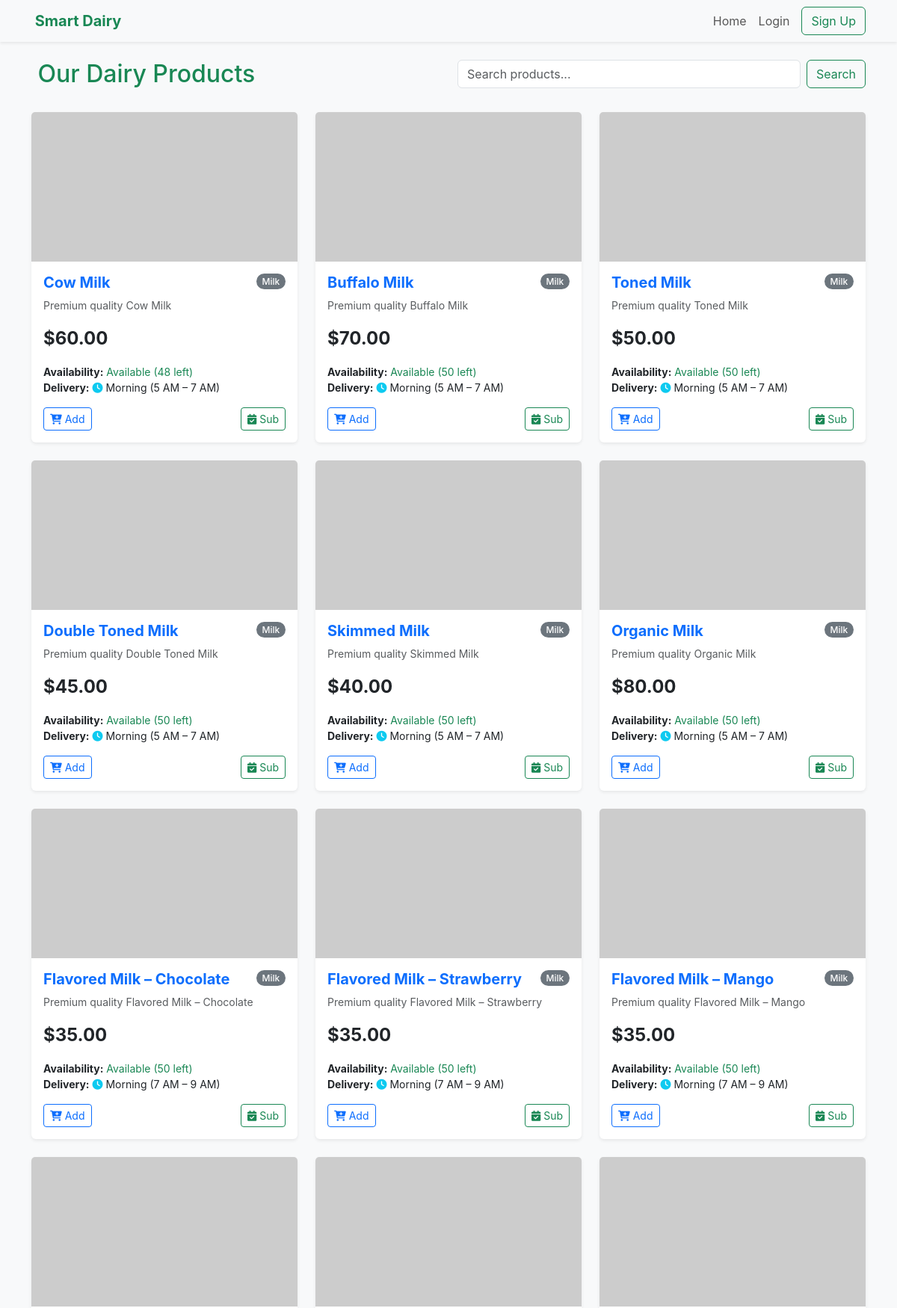
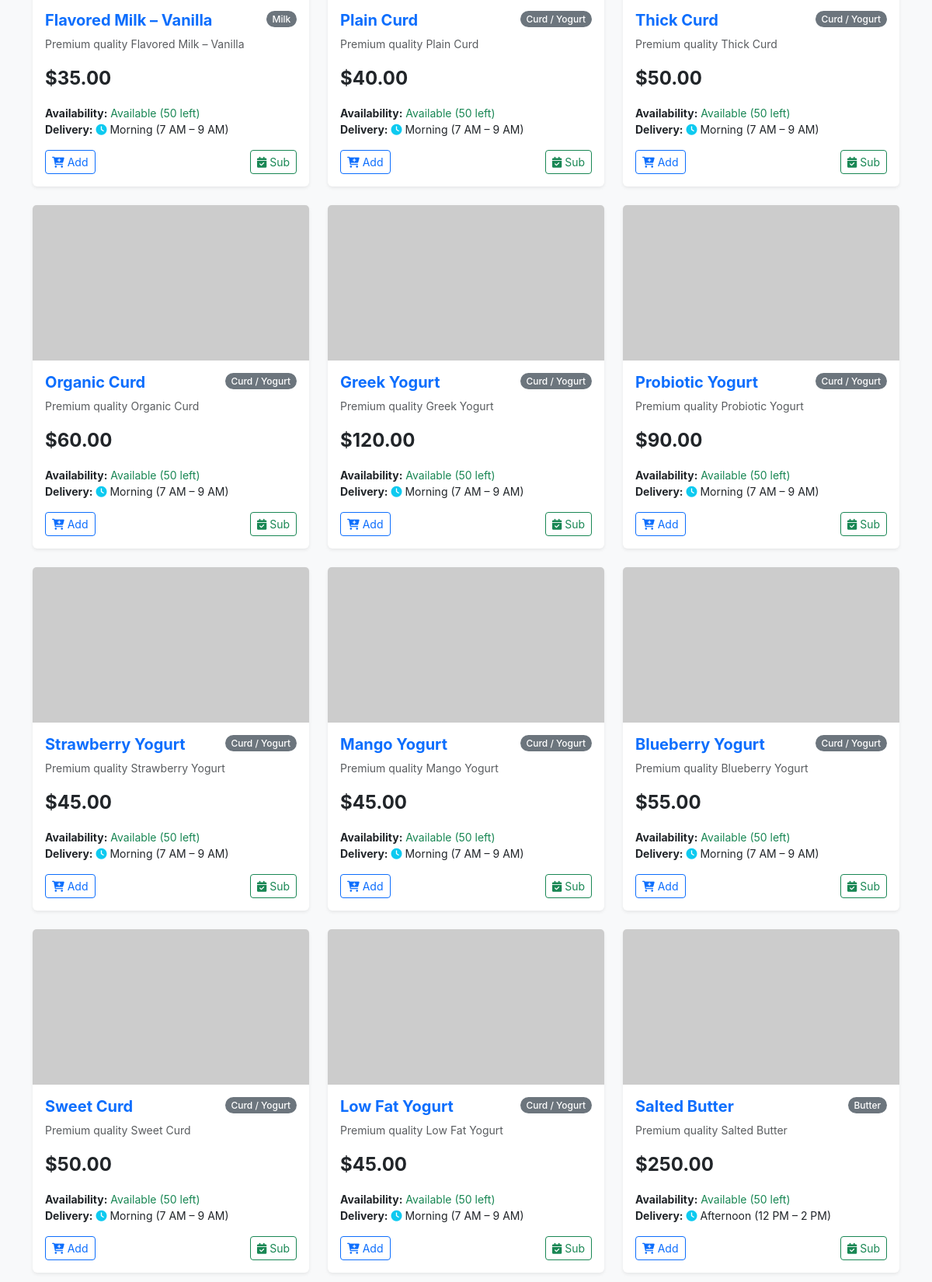
Page /products (upper part) on the committed database (2 pictures, top to bottom).
### tables this page shows
CREATE TABLE Products (
    product_id INTEGER PRIMARY KEY AUTOINCREMENT,
    name TEXT NOT NULL,
    price REAL NOT NULL,
    stock INTEGER NOT NULL DEFAULT 0,
    description TEXT,
    image TEXT,
    category TEXT,
    delivery_slot_id INTEGER,
    availability TEXT DEFAULT 'Available',
    FOREIGN KEY (delivery_slot_id) REFERENCES Delivery_Slots(slot_id)
);

CREATE TABLE Delivery_Slots (
    slot_id INTEGER PRIMARY KEY AUTOINCREMENT,
    start_time TEXT NOT NULL,
    end_time TEXT NOT NULL,
    name TEXT NOT NULL
);

### modules/products.py (the view)
@products_bp.route('/products')
def catalog():
    search = request.args.get('search', '')
    conn = get_db_connection()
    query = '''
        SELECT p.*, d.name as delivery_slot_name, d.start_time, d.end_time
        FROM Products p
        LEFT JOIN Delivery_Slots d ON p.delivery_slot_id = d.slot_id
    '''
    if search:
        query += " WHERE p.name LIKE ? OR p.category LIKE ?"
        products = conn.execute(query, ('%' + search + '%', '%' + search + '%')).fetchall()
    else:
        products = conn.execute(query).fetchall()
    conn.close()
    return render_template('products/catalog.html', products=products, search=search)

### database/db.py (called while the page is built)
def get_db_connection():
    conn = sqlite3.connect(DB_PATH)
    conn.row_factory = sqlite3.Row
    return conn

### templates/products/catalog.html (shortened to what this page needs)
{% extends 'base.html' %}
{% block content %}
<div class="row mb-4">
    <div class="col-md-6">
        <h2 class="text-success"> Our Dairy Products</h2>
    </div>
    <div class="col-md-6">
        <form action="{{ url_for('products_bp.catalog') }}" method="GET" class="d-flex">
            <input type="text" name="search" class="form-control me-2" placeholder="Search products..." value="{{ search }}">
            <button class="btn btn-outline-success" type="submit">Search</button>
        </form>
    </div>
</div>
<div class="row">
    {% for product in products %}
    <div class="col-md-4 mb-4">
        <div class="card h-100 shadow-sm product-card border-0">
            {% if product.image %}
            <img src="{{ product.image }}" class="card-img-top" alt="{{ product.name }}" style="height: 200px; object-fit: cover;">
            {% else %}
            <img src="https://via.placeholder.com/300x200?text={{ product.name }}" class="card-img-top" alt="{{ product.name }}">
            {% endif %}
            <div class="card-body">
                <div class="d-flex justify-content-between align-items-start mb-2">
                    <h5 class="card-title fw-bold text-primary mb-0">{{ product.name }}</h5>
                    <span class="badge bg-secondary rounded-pill">{{ product.category }}</span>
                </div>
                <p class="card-text text-muted small mb-3">{{ product.description }}</p>
                <div class="mb-3">
                    <span class="fs-4 fw-bold">${{ "%.2f"|format(product.price) }}</span>
                </div>
                <ul class="list-unstyled small mb-3">
                    <li><strong>Availability:</strong>
                        {% if product.stock > 0 %}
                            <span class="text-success">{{ product.availability }} ({{ product.stock }} left)</span>
                        {% else %}
                            <span class="text-danger">Out of Stock</span>
                        {% endif %}
                    </li>
                    <li><strong>Delivery:</strong> <i class="fa fa-clock text-info"></i> {{ product.delivery_slot_name }}</li>
                </ul>
                <div class="d-flex justify-content-between align-items-center mt-3">
                    <form action="{{ url_for('orders_bp.add_to_cart') }}" method="POST" class="d-inline">
                        <button type="submit" class="btn btn-sm btn-outline-primary" {% if product.stock <= 0 %}disabled{% endif %}>
                            <i class="fa fa-cart-plus"></i> Add
                        </button>
                    </form>
                    <a href="{{ url_for('subscriptions_bp.subscribe', product_id=product.product_id) }}" class="btn btn-sm btn-outline-success">
                        <i class="fa fa-calendar-check"></i> Sub
                    </a>
                </div>
            </div>
        </div>
    </div>
    {% else %}
    <div class="col-12 text-center py-5">
        <h4 class="text-muted">No products found.</h4>
    </div>
    {% endfor %}
</div>
{% endblock %}

### templates/base.html (shortened to what this page needs)
<!DOCTYPE html>
<html lang="en">
<head>
    <link href="https://cdn.jsdelivr.net/npm/bootstrap@5.3.3/dist/css/bootstrap.min.css" rel="stylesheet">
    <link href="https://cdnjs.cloudflare.com/ajax/libs/font-awesome/6.0.0/css/all.min.css" rel="stylesheet">
    <link rel="stylesheet" href="{{ url_for('static', filename='css/style.css') }}">
</head>
<body>
    <nav class="navbar navbar-expand-lg navbar-light bg-light shadow-sm sticky-top">
        <div class="container">
            <a class="navbar-brand text-success fw-bold" href="{{ url_for('home') }}">
                 Smart Dairy
            </a>
            <div class="collapse navbar-collapse" id="navbarNav">
                <ul class="navbar-nav ms-auto align-items-center">
                    <li class="nav-item"><a class="nav-link" href="{{ url_for('home') }}">Home</a></li>
                    {% if session.get('user_id') %}
                        {% if session.get('role') == 'admin' %}
                        <li class="nav-item"><a class="nav-link text-primary" href="{{ url_for('ml_bp.dashboard') }}"><i class="fa fa-tachometer-alt"></i> Dashboard</a></li>
                        {% endif %}
                        <li class="nav-item"><a class="nav-link" href="{{ url_for('products_bp.catalog') }}">Catalog</a></li>
                        <li class="nav-item"><a class="nav-link" href="{{ url_for('subscriptions_bp.my_subscriptions') }}"><i class="fa fa-retweet"></i> Subscriptions</a></li>
                        <li class="nav-item"><a class="nav-link" href="{{ url_for('orders_bp.order_history') }}"><i class="fa fa-history"></i> Orders</a></li>
                        <li class="nav-item"><a class="nav-link" href="{{ url_for('orders_bp.view_cart') }}"><i class="fa fa-shopping-cart"></i> Cart</a></li>
                        <li class="nav-item"><a class="nav-link" href="{{ url_for('auth_bp.logout') }}">Logout ({{ session.get('name') }})</a></li>
                    {% else %}
                        <li class="nav-item"><a class="nav-link" href="{{ url_for('auth_bp.login') }}">Login</a></li>
                        <li class="nav-item"><a class="btn btn-outline-success ms-2" href="{{ url_for('auth_bp.register') }}">Sign Up</a></li>
                    {% endif %}
                </ul>
            </div>
        </div>
    </nav>
    <div class="container mt-4 min-vh-100">
        {% block content %}{% endblock %}
    </div>
</body>
</html>

### static/css/style.css (style rules this page uses)
body { background-color: #f8f9fa; font-family: 'Inter', 'Segoe UI', Roboto, Helvetica, Arial, sans-serif; }
.card { transition: transform 0.2s ease-in-out, box-shadow 0.2s ease-in-out; }
.badge { font-weight: 500; }

### rows in the picture
Products: name "Cow Milk", category "Milk", description "Premium quality Cow Milk", price "60.00", availability "Available", stock "48", delivery_slot_name "Morning (5 AM – 7 AM)"
Products: name "Buffalo Milk", category "Milk", description "Premium quality Buffalo Milk", price "70.00", availability "Available", stock "50", delivery_slot_name "Morning (5 AM – 7 AM)"
Products: name "Toned Milk", category "Milk", description "Premium quality Toned Milk", price "50.00", availability "Available", stock "50", delivery_slot_name "Morning (5 AM – 7 AM)"
Products: name "Double Toned Milk", category "Milk", description "Premium quality Double Toned Milk", price "45.00", availability "Available", stock "50", delivery_slot_name "Morning (5 AM – 7 AM)"
Products: name "Skimmed Milk", category "Milk", description "Premium quality Skimmed Milk", price "40.00", availability "Available", stock "50", delivery_slot_name "Morning (5 AM – 7 AM)"
Products: name "Organic Milk", category "Milk", description "Premium quality Organic Milk", price "80.00", availability "Available", stock "50", delivery_slot_name "Morning (5 AM – 7 AM)"
Products: name "Flavored Milk – Chocolate", category "Milk", description "Premium quality Flavored Milk – Chocolate", price "35.00", availability "Available", stock "50", delivery_slot_name "Morning (7 AM – 9 AM)"
Products: name "Flavored Milk – Strawberry", category "Milk", description "Premium quality Flavored Milk – Strawberry", price "35.00", availability "Available", stock "50", delivery_slot_name "Morning (7 AM – 9 AM)"
Products: name "Flavored Milk – Mango", category "Milk", description "Premium quality Flavored Milk – Mango", price "35.00", availability "Available", stock "50", delivery_slot_name "Morning (7 AM – 9 AM)"
Products: name "Flavored Milk – Vanilla", category "Milk", description "Premium quality Flavored Milk – Vanilla", price "35.00", availability "Available", stock "50", delivery_slot_name "Morning (7 AM – 9 AM)"
Products: name "Plain Curd", category "Curd / Yogurt", description "Premium quality Plain Curd", price "40.00", availability "Available", stock "50", delivery_slot_name "Morning (7 AM – 9 AM)"
Products: name "Thick Curd", category "Curd / Yogurt", description "Premium quality Thick Curd", price "50.00", availability "Available", stock "50", delivery_slot_name "Morning (7 AM – 9 AM)"
Products: name "Organic Curd", category "Curd / Yogurt", description "Premium quality Organic Curd", price "60.00", availability "Available", stock "50", delivery_slot_name "Morning (7 AM – 9 AM)"
Products: name "Greek Yogurt", category "Curd / Yogurt", description "Premium quality Greek Yogurt", price "120.00", availability "Available", stock "50", delivery_slot_name "Morning (7 AM – 9 AM)"
Products: name "Probiotic Yogurt", category "Curd / Yogurt", description "Premium quality Probiotic Yogurt", price "90.00", availability "Available", stock "50", delivery_slot_name "Morning (7 AM – 9 AM)"
Products: name "Strawberry Yogurt", category "Curd / Yogurt", description "Premium quality Strawberry Yogurt", price "45.00", availability "Available", stock "50", delivery_slot_name "Morning (7 AM – 9 AM)"
Products: name "Mango Yogurt", category "Curd / Yogurt", description "Premium quality Mango Yogurt", price "45.00", availability "Available", stock "50", delivery_slot_name "Morning (7 AM – 9 AM)"
Products: name "Blueberry Yogurt", category "Curd / Yogurt", description "Premium quality Blueberry Yogurt", price "55.00", availability "Available", stock "50", delivery_slot_name "Morning (7 AM – 9 AM)"
Products: name "Sweet Curd", category "Curd / Yogurt", description "Premium quality Sweet Curd", price "50.00", availability "Available", stock "50", delivery_slot_name "Morning (7 AM – 9 AM)"
Products: name "Low Fat Yogurt", category "Curd / Yogurt", description "Premium quality Low Fat Yogurt", price "45.00", availability "Available", stock "50", delivery_slot_name "Morning (7 AM – 9 AM)"
Products: name "Salted Butter", category "Butter", description "Premium quality Salted Butter", price "250.00", availability "Available", stock "50", delivery_slot_name "Afternoon (12 PM – 2 PM)"
